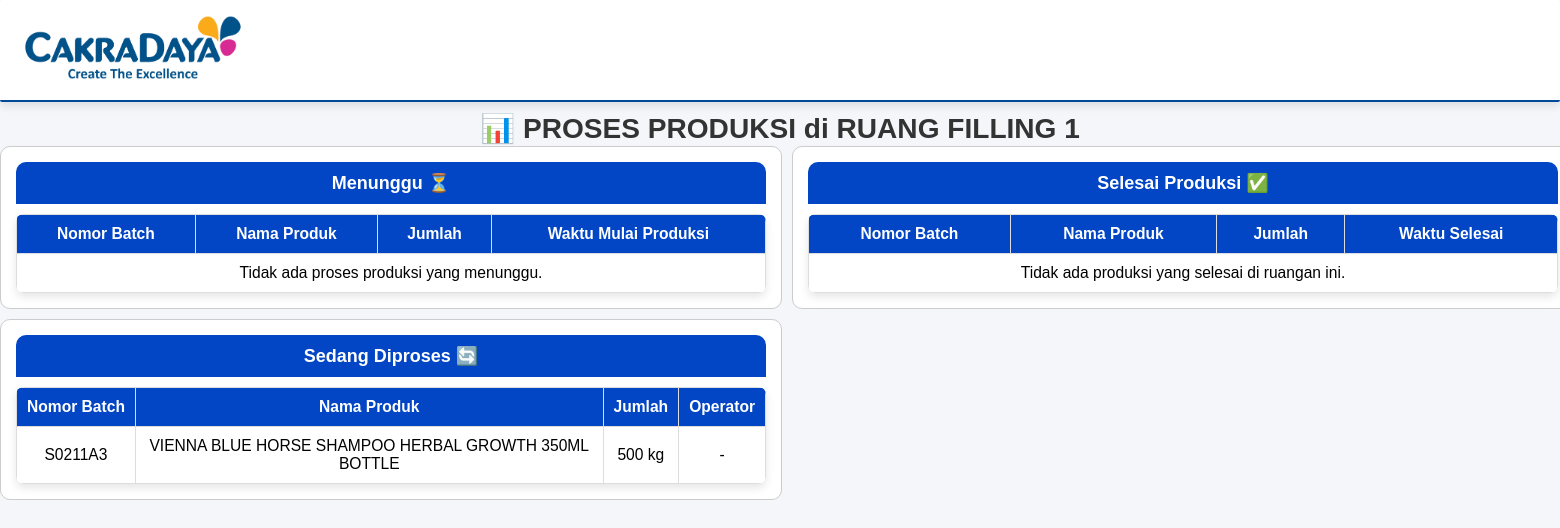
The page /monitoring/monitoring/ruang-filling-1/ on the database its author committed.
### produksi_monitoring/models.py (models this page shows, shortened)
class Ruangan(models.Model):
    PROSES_CHOICES = [
        ('weighing', 'Weighing'),
        ('processing', 'Processing'),
        ('mixing', 'Mixing'),
        ('filling', 'Filling'),
        ('packaging', 'Packaging'),
        ('labelling', 'Labelling'),
        ('quality_control', 'Quality Control'),
    ]
    kode_ruangan = models.CharField(max_length=10, unique=True, null=True)
    nama = models.CharField(max_length=100, unique=True)
    link_khusus = models.CharField(max_length=255, unique=True)
    mesin = models.ManyToManyField(Mesin, related_name="ruangan")
    jenis_proses = models.CharField(max_length=50, choices=PROSES_CHOICES, default='mixing')
    tahap_berikutnya = models.ForeignKey('self', null=True, blank=True, on_delete=models.SET_NULL)
    class Meta:
        verbose_name = "Ruangan"
        verbose_name_plural = "Ruangan"

class ProsesProduksi(models.Model):
    STATUS_CHOICES = [
        ('Menunggu', 'Menunggu Proses'),
        ('Sedang diproses', 'Sedang Diproses'),
        ('Siap Dipindahkan', 'Siap Dipindahkan'),
        ('Selesai', 'Selesai'),
    ]
    status = models.CharField(
        max_length=20,
        choices=STATUS_CHOICES,
        default='Menunggu',
        null=False,
        blank=False,
    )
    nama = models.ForeignKey("ItemDescription", on_delete=models.CASCADE)
    nomor_batch = models.CharField(
        max_length=20,
        unique=True,
        blank=True,
        null=False
    )
    jumlah = models.PositiveIntegerField()
    satuan = models.CharField(max_length=10, choices=[
        ('kg', 'Kilogram'), ('pcs', 'Pieces'), ('liter', 'Liter'), ('pack', 'Pack'),
    ], default='kg')
    ruangan = models.ForeignKey("Ruangan", on_delete=models.CASCADE)
    waktu_dibuat = models.DateTimeField(auto_now_add=True)
    waktu_mulai_produksi = models.DateTimeField(blank=True, null=True)
    waktu_selesai = models.DateTimeField(blank=True, null=True)
    class Meta:
        verbose_name = "Proses Produksi"
        verbose_name_plural = "Proses Produksi"

class ItemDescription(models.Model):
    barcode = models.CharField(max_length=20, unique=True, null=True, blank=True)
    description = models.CharField(max_length=255, unique=True)
    def __str__(self):
        return self.description

### produksi_monitoring/views.py (the view)
# urls.py: path('monitoring/<slug:ruangan_nama>/', monitoring_produksi_per_ruangan, name='monitoring_per_ruangan'),
def monitoring_produksi_per_ruangan(request, ruangan_nama):
    ruangan = get_object_or_404(Ruangan, nama__iexact=ruangan_nama.replace("-", " "))
    updated_count = ProsesProduksi.objects.filter(
        status="Menunggu", waktu_mulai_produksi__lte=now()
    ).update(status="Sedang Diproses")
    print(f"DEBUG: {updated_count} item diperbarui menjadi 'Sedang Diproses'.")
    proses_produksi = ProsesProduksi.objects.filter(ruangan=ruangan)
    menunggu = proses_produksi.filter(status="Menunggu").order_by('waktu_mulai_produksi')
    diproses = proses_produksi.filter(status="Sedang Diproses").order_by('waktu_mulai_produksi')
    siap_pindah = proses_produksi.filter(status="Siap Dipindahkan").order_by('-waktu_selesai')
    batch_yang_pernah_di_ruangan = ProsesProduksi.objects.filter(
        nomor_batch__in=ProsesProduksi.objects.filter(
            ruangan__nama=ruangan_nama
        ).values_list('nomor_batch', flat=True)
    ).values_list('nomor_batch', flat=True).distinct()
    selesai = ProsesProduksi.objects.filter(
        nomor_batch__in=batch_yang_pernah_di_ruangan,
        status__in=["Selesai", "Selesai Produksi"]
    ).order_by('-waktu_selesai')
    print(f"DEBUG: Ruangan: {ruangan_nama}, Total Selesai: {selesai.count()}")
    for produk in selesai:
        print(f"DEBUG: Batch: {produk.nomor_batch}, Selesai di {produk.ruangan.nama}, Waktu: {produk.waktu_selesai}")
    context = {
        "ruangan": ruangan,
        "proses_menunggu": menunggu,
        "proses_diproses": diproses,
        "proses_siap_pindah": siap_pindah,
        "proses_selesai": selesai,  # ⬅️ Tampilkan batch yang pernah melewati ruangan ini
    }
    return render(request, 'produksi_monitoring/monitoring_ruangan.html', context)

### produksi_monitoring/templates/produksi_monitoring/monitoring_ruangan.html (shortened to what this page needs)
{% load static %}
<!DOCTYPE html>
<html lang="id">
<head>
    <link rel="stylesheet" href="{% static 'css/custom_admin.css' %}">
    <link rel="stylesheet" href="https://cdnjs.cloudflare.com/ajax/libs/font-awesome/6.0.0/css/all.min.css">
</head>
<body>
    <header class="dashboard-header">
        <div class="header-left">
            <img src="{% static 'img/logo.png' %}" alt="Company Logo">
            <h1 class="header-title">Sistem Monitoring Produksi</h1>
        </div>
    </header>
    <h1 class="page-title">📊 PROSES PRODUKSI di {{ ruangan.nama }}</h1>
    <div class="ruangan-container">
        <div class="card card-menunggu">
            <div class="card-header">Menunggu ⏳</div>
            <div class="card-body">
                <table class="styled-table">
                    <thead>
                        <tr><th>Nomor Batch</th><th>Nama Produk</th><th>Jumlah</th><th>Waktu Mulai Produksi</th></tr>
                    </thead>
                    <tbody>
                        {% for produk in proses_menunggu %}
                        <tr class="status-menunggu">
                            <td>{{ produk.nomor_batch }}</td>
                            <td>{{ produk.nama }}</td>
                            <td>{{ produk.jumlah }} {{ produk.satuan }}</td>
                            <td>{{ produk.waktu_mulai_produksi|date:"d M Y, H:i" }}</td>
                        </tr>
                        {% empty %}
                        <tr><td colspan="4">Tidak ada proses produksi yang menunggu.</td></tr>
                        {% endfor %}
                    </tbody>
                </table>
            </div>
        </div>
        <div class="card card-diproses">
            <div class="card-header">Sedang Diproses 🔄</div>
            <div class="card-body">
                <table class="styled-table">
                    <thead>
                        <tr><th>Nomor Batch</th><th>Nama Produk</th><th>Jumlah</th><th>Operator</th></tr>
                    </thead>
                    <tbody>
                        {% for produk in proses_diproses %}
                        <tr class="status-diproses">
                            <td>{{ produk.nomor_batch }}</td>
                            <td>{{ produk.nama }}</td>
                            <td>{{ produk.jumlah }} {{ produk.satuan }}</td>
                            <td>{{ produk.operator|default:"-" }}</td>
                        </tr>
                        {% empty %}
                        <tr><td colspan="4">Tidak ada proses produksi yang sedang diproses.</td></tr>
                        {% endfor %}
                    </tbody>
                </table>
            </div>
        </div>
        <div class="card">
            <div class="card-header">Selesai Produksi ✅</div>
            <div class="card-body">
                <table class="styled-table">
                    <thead>
                        <tr><th>Nomor Batch</th><th>Nama Produk</th><th>Jumlah</th><th>Waktu Selesai</th></tr>
                    </thead>
                    <tbody>
                        {% for produk in proses_selesai %}
                        <tr class="status-selesai">
                            <td>{{ produk.nomor_batch }}</td>
                            <td>{{ produk.nama }}</td>
                            <td>{{ produk.jumlah }} {{ produk.satuan }}</td>
                            <td>{{ produk.waktu_selesai|date:"d M Y, H:i" }}</td>
                        </tr>
                        {% empty %}
                        <tr><td colspan="4">Tidak ada produksi yang selesai di ruangan ini.</td></tr>
                        {% endfor %}
                    </tbody>
                </table>
            </div>
        </div>
    </div>
</body>
</html>

### produksi_monitoring/static/css/custom_admin.css (style rules this page uses)
body { font-family: 'Arial', sans-serif; margin: 0; padding: 0; background-color: #f4f6f9; text-align: center; }
header { display: flex; align-items: center; justify-content: left; padding: 20px; background-color: #ffffff; box-shadow: 0 4px 8px rgba(0, 0, 0, 0.1); border-bottom: 2px solid #004a99; }
header img { height: 70px; max-height: 20vh; width: auto; margin-right: 15px; }
.page-title { font-size: 1.8vw; margin-top: 10px; margin-bottom: 1px; font-weight: bold; color: #333; }
.styled-table { width: 100%; min-width: 750px; border-collapse: collapse; background: white; border-radius: 8px; overflow: hidden; box-shadow: 0 4px 8px rgba(0, 0, 0, 0.1); }
.styled-table thead { background-color: #004a99; color: white; font-weight: bold; font-size: 0.9vw; white-space: nowrap; }
.styled-table th, .styled-table td { padding: 8px; border: 1px solid #ddd; text-align: center; font-size: 1vw; }
.dashboard-header { display: flex; justify-content: space-between; align-items: center; background-color: white; color: white; padding: 15px 20px; border-radius: 2px; }
.header-left { display: flex; align-items: center; }
.header-left img { height: 70px; max-height: 20vh; width: auto; margin-right: 15px; }
.header-title { font-size: 20px; font-weight: bold; }

### produksi_monitoring/templates/produksi_monitoring/monitoring_ruangan.html (style rules this page uses)
.ruangan-container { display: grid; grid-template-columns: 1fr 1fr; grid-template-rows: auto auto; gap: 10px; }
.card-menunggu { grid-column: 1 / 2; grid-row: 1 / 2; }
.card-diproses { grid-column: 1 / 2; grid-row: 2 / 3; }
.card { border: 1px solid #ccc; border-radius: 10px; padding: 15px; background: white; }
.card-header { font-size: 18px; font-weight: bold; background-color: hsl(219, 98%, 39%); color: white; padding: 10px; text-align: center; border-radius: 10px 10px 0 0; }
.styled-table { width: 100%; border-collapse: collapse; margin-top: 10px; }
.styled-table th, .styled-table td { border: 1px solid #ddd; padding: 10px; text-align: center; }
.styled-table th { background-color: hsl(219, 98%, 39%); color: white; }

### rows shown on the page
Ruangan: nama "RUANG FILLING 1"
ProsesProduksi: nomor_batch "S0211A3", nama "VIENNA BLUE HORSE SHAMPOO HERBAL GROWTH 350ML BOTTLE", jumlah "500", satuan "kg", operator "-"
